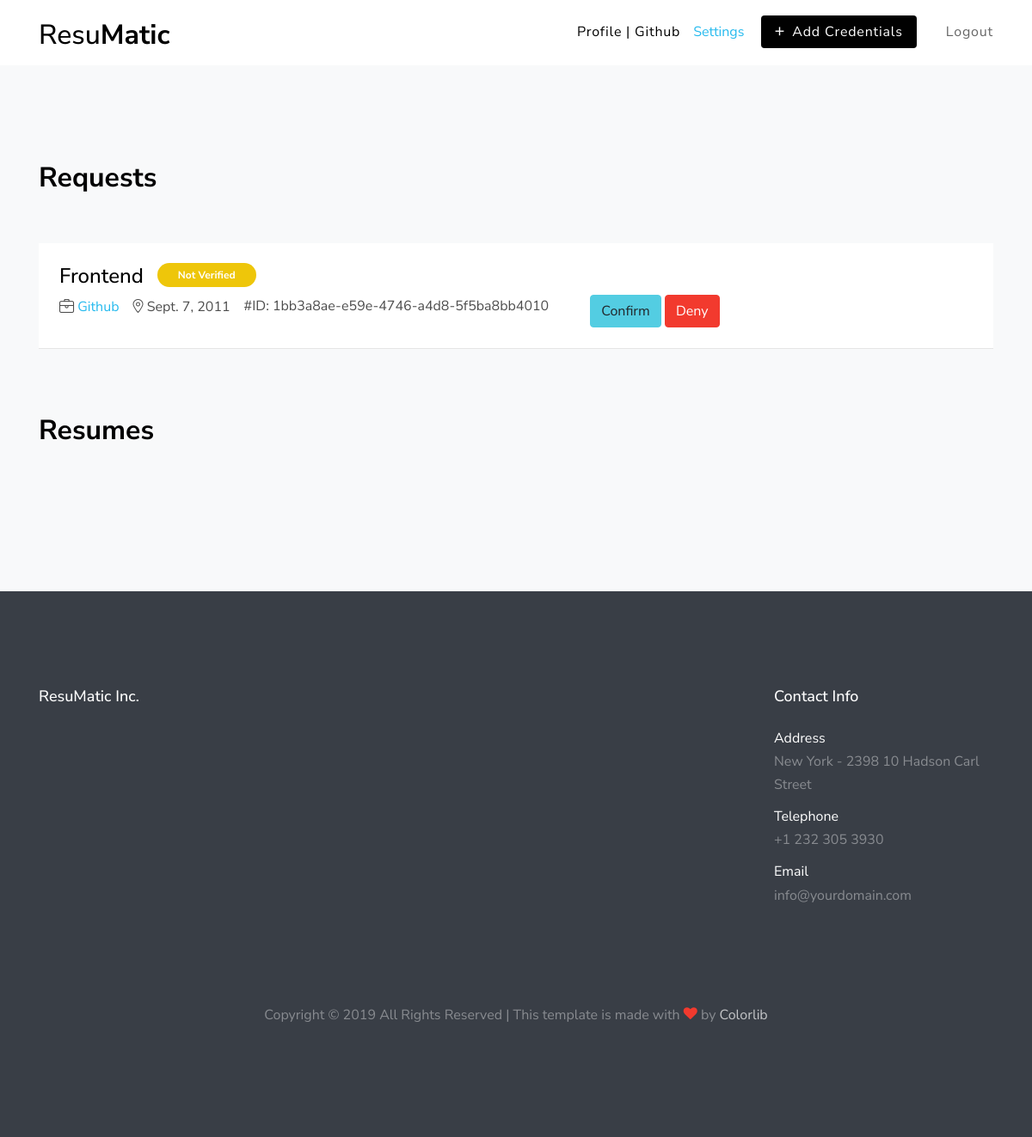
Screenshot of / (signed in) with the database file from the repository.
### kyc/models.py (models this page shows)
class Cert(models.Model):
	token = models.CharField(max_length=36)
	user = models.ForeignKey(User, on_delete=models.CASCADE, related_name="cert_user")
	title = models.CharField(max_length=256)
	location = models.CharField(max_length=256)
	org = models.ForeignKey(User, on_delete=models.CASCADE, related_name="cert_org")
	user_agrees = models.CharField(max_length=10)
	org_filled = models.BooleanField(default=False)
	time_till = models.DateField()
	is_verified = models.BooleanField(default=False)

### kyc/views.py (the view)
# urls.py: path('', kyc_views.welcome, name="welcome"),
def welcome(request):
	if(request.user.is_authenticated):
		if request.user.profile.is_org:
			return index_org(request)
		else:
			return index_user(request)
	return render(request, 'kyc/index_user.html', {})

### kyc/views.py (called while the page is built, shortened)
def index_org(request):
	resumes = Resume.objects.filter(org = request.user.username, sent=True)
	certs = Cert.objects.filter(org = request.user, is_verified=False, org_filled= False)
	return render(request, 'kyc/index_org.html', {"certs": certs, "resumes": resumes})

### kyc/templates/kyc/index_org.html (shortened to what this page needs)
{% extends "orders/base.html" %}
{% load static %}
{% block content %}
    <div class="site-section bg-light">
    {% if user.is_authenticated %}
      <div class="container">
        <div class="row justify-content-start text-left mb-5">
          <div class="col-md-9 " data-aos="fade">
            <h2 class="font-weight-bold text-black">Requests</h2>
          </div>
        </div>
        {% for cert in certs %}
         <div class="row" data-aos="fade">
         <div class="col-md-12">
           <div class="job-post-item bg-white p-4 d-block align-items-center">
              <div class="mb-4 mb-md-0 mr-5">
               <div class="job-post-item-header d-flex align-items-center">
                 <h2 class="mr-3 text-black h4">{{cert.title}}</h2>
                   <div class="badge-wrap">
                        <span class="certs bg-warning text-white badge py-2 px-4" token='{{cert.token}}'>Not Verified</span>
                   </div>
               </div>
               <div class="job-post-item-body d-block d-md-flex">
                 <div class="mr-3"><span class="fl-bigmug-line-portfolio23"></span> <a href="#">{{cert.org}}</a></div>
                 <div class="mr-3"><span class="fl-bigmug-line-big104"></span> <span>{{cert.time_till}}</span></div>
                 <div><span>#ID: {{cert.token}}</span></div>
                    <form method="POST" class="ml-5">
                      <button class="btn btn-info" name="Decision" value="Confirm">Confirm</button>
                      <button class="btn btn-danger" name="Decision" value="Deny">Deny</button>
                    </form>
               </div>
              </div>
           </div>
         </div>
        </div>
        {% endfor %}
        <br>
        <div id="Resumes" class="my-5">
          <div class="row justify-content-start text-left mb-3">
              <div class="col-md-9 " data-aos="fade">
                <h2 class="font-weight-bold text-black">Resumes</h2>
              </div>
          </div>
      </div>
      {% endif %}
    </div>
      </div>
{% endblock %}

### orders/templates/orders/base.html (shortened to what this page needs)
{% load static %}
<!DOCTYPE html>
<html lang="en">
  <head>
    <link rel="stylesheet" href="{% static 'kyc/fonts/icomoon/style.css' %}">
    <link rel="stylesheet" href="{% static 'kyc/css/bootstrap.min.css' %}">
    <link rel="stylesheet" href="{% static 'kyc/css/magnific-popup.css' %}">
    <link rel="stylesheet" href="{% static 'kyc/css/jquery-ui.css' %}">
    <link rel="stylesheet" href="{% static 'kyc/css/owl.carousel.min.css' %}">
    <link rel="stylesheet" href="{% static 'kyc/css/owl.theme.default.min.css' %}">
    <link rel="stylesheet" href="{% static 'kyc/css/bootstrap-datepicker.css' %}">
    <link rel="stylesheet" href="{% static 'kyc/css/animate.css' %}">
    <link rel="stylesheet" href="{% static 'kyc/fonts/flaticon/font/flaticon.css' %}">
    <link rel="stylesheet" href="{% static 'kyc/css/fl-bigmug-line.css' %}">
    <link rel="stylesheet" href="{% static 'kyc/css/aos.css' %}">
    <link rel="stylesheet" href="{% static 'kyc/css/style.css' %}">
  </head>
<body>
    <header class="site-navbar py-1" role="banner">
      <div class="container">
        <div class="row align-items-center">
          <div class="col-6 col-xl-2">
            <h1 class="mb-0"><a href="{% url 'welcome' %}" class="text-black h2 mb-0">Resu<strong>Matic</strong></a></h1>
          </div>
          <div class="col-10 col-xl-10 d-none d-xl-block">
            <nav class="site-navigation text-right" role="navigation">
              <ul class="site-menu js-clone-nav mr-auto d-none d-lg-block">
                {% if not user.is_authenticated %}
                <li><a href="{% url 'login' %}">Login</a></li>
                <li><a href="{% url 'register' %}">Register</a></li>
                {% else %}
                <li class="active"><a href="{% url 'welcome' %}">Profile | {{user.username}}</a>
                </li><a href="contact.html">Settings</a></li>
                <li><a href="{% url 'make-claim' %}"><span class="rounded py-2 px-3 text-white" style="background: rgb(1, 1, 1);"><span class="h5 mr-2">+</span>Add Credentials</span></a></li>
                <li><a href="{% url 'logout' %}">Logout</a></li>
                {% endif %}
              </ul>
            </nav>
          </div>
          <div class="col-6 col-xl-2 text-right d-block">
          </div>
        </div>
      </div>
    </header>
    {% block content %}{% endblock %}
  <footer class="site-footer">
      <div class="container">
        <div class="row">
          <div class="col-lg-9">
            <div class="row">
              <div class="col-6 col-md-3 col-lg-3 mb-5 mb-lg-0">
                <h3 class="footer-heading mb-4">ResuMatic Inc.</h3>
              </div>
            </div>
          </div>
          <div class="col-lg-3">
            <h3 class="footer-heading mb-4">Contact Info</h3>
            <ul class="list-unstyled">
              <li>
                <span class="d-block text-white">Address</span>
                New York - 2398 10 Hadson Carl Street
              </li>
              <li>
                <span class="d-block text-white">Telephone</span>
                +1 232 305 3930
              </li>
              <li>
                <span class="d-block text-white">Email</span>
                info@yourdomain.com
              </li>
            </ul>
          </div>
        </div>
        <div class="row pt-5 mt-5 text-center">
          <div class="col-md-12">
            <p>
            Copyright &copy; <script>document.write(new Date().getFullYear());</script> All Rights Reserved | This template is made with <i class="icon-heart text-danger" aria-hidden="true"></i> by <a href="https://colorlib.com" target="_blank" >Colorlib</a>
            </p>
          </div>
        </div>
      </div>
    </footer>
</body>
</html>

### kyc/static/kyc/css/fl-bigmug-line.css (style rules this page uses)
.fl-bigmug-line-ico, [class^="fl-bigmug-line-"]:before, [class*=" fl-bigmug-line-"]:before, [class^="fl-bigmug-line-"]:after, [class*=" fl-bigmug-line-"]:after { font-family: 'fl-bigmug-line'; font-size: inherit; font-weight: 400; font-style: normal; -webkit-font-smoothing: antialiased; -moz-osx-font-smoothing: grayscale; }
.fl-bigmug-line-big104:before { content: "\e00b"; }
.fl-bigmug-line-portfolio23:before { content: "\e08a"; }

### kyc/static/kyc/css/style.css (style rules this page uses)
body { line-height: 1.7; color: #4d4d4d; font-weight: 400; font-size: 1rem; font-family: "Roboto Mono", SFMono-Regular, Menlo, Monaco, Consolas, "Liberation Mono", "Courier New", monospace; font-family: "Nunito Sans", -apple-system, BlinkMacSystemFont, "Segoe UI", Roboto, "Helvetica Neue", Arial, sans-serif, "Apple Color Emoji", "Segoe UI Emoji", "Segoe UI Symbol", "Noto Color Emoji"; }
a { -webkit-transition: .3s all ease; -o-transition: .3s all ease; transition: .3s all ease; }
.text-black { color: #000 !important; }
.btn { position: relative; top: 0; }
.site-section { padding: 3em 0; }
@media (min-width: 768px) { .site-section { padding: 7em 0; } }
.site-footer { padding: 7em 0; background: #393e46; color: rgba(255, 255, 255, 0.4); }
.site-footer a { color: rgba(255, 255, 255, 0.7); }
.site-footer .footer-heading { font-size: 18px; color: #fff; }
.site-footer ul li { margin-bottom: 10px; }
.site-navbar { margin-bottom: 0px; width: 100%; border-bottom: none; z-index: 2; position: relative; }
.site-navbar .site-navigation .site-menu { margin-bottom: 0; margin-left: 0; padding-left: 0; }
.site-navbar .site-navigation .site-menu .active > a { color: #000; }
.site-navbar .site-navigation .site-menu a { text-decoration: none !important; display: inline-block; }
.site-navbar .site-navigation .site-menu > li { display: inline-block; padding: 10px 5px; }
.site-navbar .site-navigation .site-menu > li > a { padding: 10px 10px; letter-spacing: .05em; color: rgba(0, 0, 0, 0.6); text-decoration: none !important; }
.site-navbar .site-navigation .site-menu > li:last-child { padding-right: 0; }
.site-navbar .site-navigation .site-menu > li:last-child > a { padding-right: 0; }
.job-post-item { background: #fff; position: relative; -webkit-transition: .1s all ease; -o-transition: .1s all ease; transition: .1s all ease; top: 0; z-index: 1; border-bottom: 1px solid rgba(0, 0, 0, 0.1); }
.job-post-item .badge-wrap { position: relative; top: -5px; }
.job-post-item .badge { border-radius: 30px; }

### rows the page displays
Cert: title "Frontend", org "Github", time_till "Sept. 7, 2011", token "1bb3a8ae-e59e-4746-a4d8-5f5ba8bb4010"

### other values shown
{{ user.username }} "Github"
